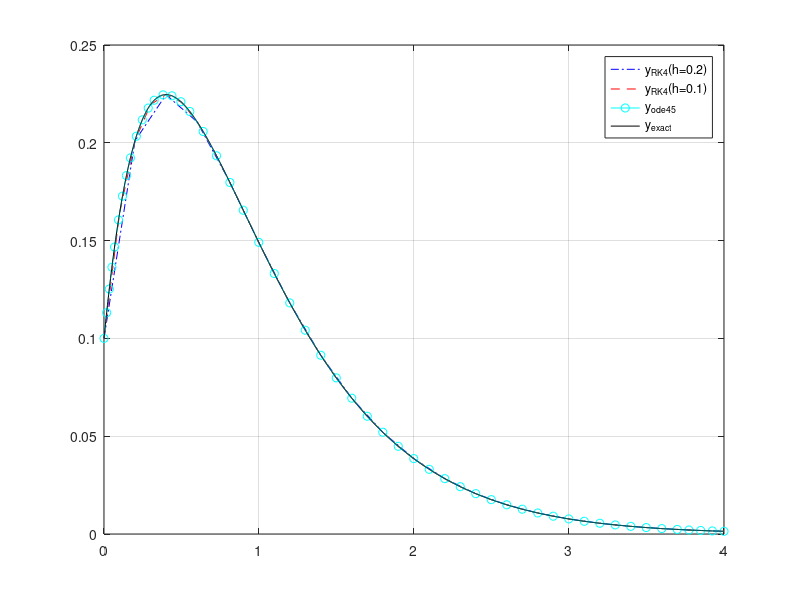

This chart was generated by the following MATLAB code:
% ------------------------------------------
% ME 303 - LS 9
% Solution of an IVP by RK4
% Date : 14.12.2021
% ------------------------------------------

clc;clear all;close all;

% IVP
% y'(t) = exp(-2t)-2y
% with y(0) = 0.1
% in the interval [0,4]

% Define f(t,y)
f = @( t , y ) exp( -2 .* t ) - 2 .* y;

% Exact solution
y_exact = @( t ) 0.1 * exp( -2 .* t ) + ...
                 t .* exp( -2 .* t );
             
% Specify the interval
tmin = 0;
tmax = 4;

% Introduce the initial condition
y0 = 0.1;

% RK4 Method...

% Specify the step size
h1 = 0.2;
h2 = 0.1;

% Divide the interval into subintervals
% separated by the step size h
t1 = tmin : h1 : tmax;
t2 = tmin : h2 : tmax;

% Define the time vector to plot the exact
% solution
t_exact = tmin : 0.001 : tmax;

% Define the solution vector
y1_RK4 = zeros( 1 , length( t1 ) );
y2_RK4 = zeros( 1 , length( t2 ) );

% Assign the initial value
y1_RK4( 1 ) = y0;
y2_RK4( 1 ) = y0;

for k = 1 : length( t1 ) - 1
    
    f1 = f( t1( k ) , y1_RK4( k ) );
    f2 = f( t1( k ) + h1/2 , y1_RK4( k ) + ...
         h1/2 * f1 );
    f3 = f( t1( k ) + h1/2 , y1_RK4( k ) + ...
         h1/2 * f2 );
    f4 = f( t1( k ) + h1 , y1_RK4( k ) + ...
         h1 * f3 );
     
    % Calculate the approximated function
    % value at the next time step
    y1_RK4( k + 1 ) = y1_RK4( k ) + h1/6 *...
            ( f1 + 2 * f2 + 2 * f3 + f4 );
    
end

for k = 1 : length( t2 ) - 1
    
    f1 = f( t2( k ) , y2_RK4( k ) );
    f2 = f( t2( k ) + h2/2 , y2_RK4( k ) + ...
         h2/2 * f1 );
    f3 = f( t2( k ) + h2/2 , y2_RK4( k ) + ...
         h2/2 * f2 );
    f4 = f( t2( k ) + h2 , y2_RK4( k ) + ...
         h2 * f3 );
     
    % Calculate the approximated function
    % value at the next time step
    y2_RK4( k + 1 ) = y2_RK4( k ) + h2/6 *...
            ( f1 + 2 * f2 + 2 * f3 + f4 );
    
end

% Solution of the IVP via the built-in
% function ode45
[ t_ode45 , y_ode45 ] = ode45( f , ...
                     [ tmin tmax ] , y0 );

% Plot the solutions to the IVP
plot( t1 , y1_RK4 , '-.b' )
grid on
hold on
plot( t2 , y2_RK4 , '--r' )
plot( t_ode45 , y_ode45 , '-oc' )
plot( t_exact , y_exact( t_exact ) , '-k' )
legend( 'y_{RK4}(h=0.2)' , ...
        'y_{RK4}(h=0.1)' , 'y_{ode45}' ,...
        'y_{exact}' )